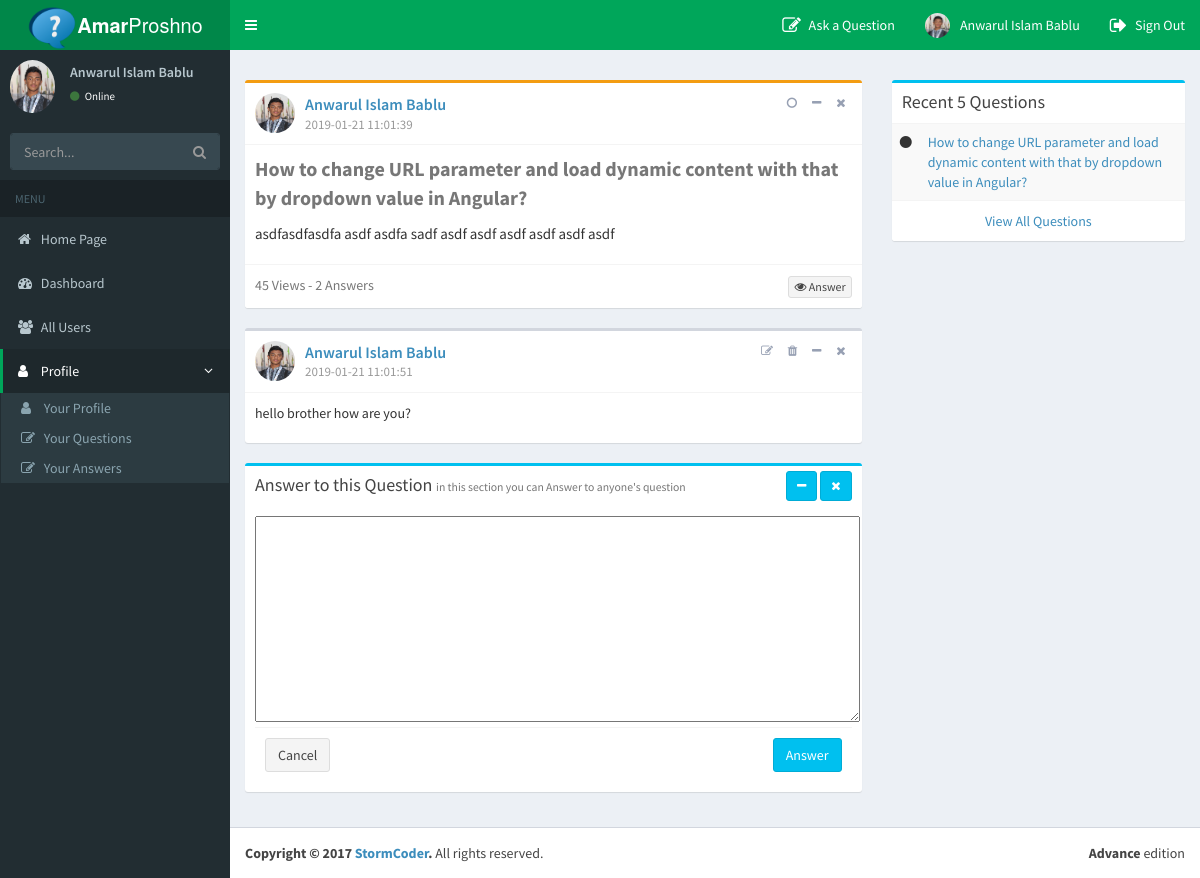
Page /show.php?id=1 (signed in) on the committed database.
### tables this page shows
CREATE TABLE `questions` (
  `id` int(11) NOT NULL,
  `user_id` int(11) NOT NULL,
  `title` varchar(200) NOT NULL,
  `description` mediumtext NOT NULL,
  `created_at` datetime NOT NULL
);

CREATE TABLE `users` (
  `id` int(11) NOT NULL,
  `first_name` text NOT NULL,
  `middle_name` text NOT NULL,
  `last_name` text NOT NULL,
  `email` varchar(50) NOT NULL,
  `password` varchar(20) NOT NULL,
  `created_at` datetime NOT NULL,
  `hobby` varchar(50) NOT NULL,
  `photo` varchar(50) NOT NULL,
  `is_admin` int(11) NOT NULL,
  `gender` text NOT NULL,
  `interest` text NOT NULL,
  `date_of_birth` date NOT NULL
);

CREATE TABLE `answers` (
  `id` int(11) NOT NULL,
  `user_id` int(11) NOT NULL,
  `title` varchar(200) NOT NULL,
  `description` mediumtext NOT NULL,
  `created_at` datetime NOT NULL,
  `question_id` int(11) NOT NULL
);

### src/answer/answer.php (called while the page is built, shortened)
<?php
class answer
{
    private $dbuser = 'root';
    private $dbname = 'mysql:host=localhost;dbname=amarproshno';
    private $dbpass = '';
    public function ShowAnswer($id = '')
    {
        $pdo = new PDO($this->dbname, $this->dbuser, $this->dbpass);
        $query = "SELECT users.photo, users.first_name, users.middle_name, users.last_name, answers.* FROM users LEFT JOIN answers ON users.id=answers.user_id WHERE question_id=$id";
        $stmt = $pdo->prepare($query);
        $stmt->execute();
        $data = $stmt->fetchAll();
        return $data;
    }
}

### src/question/question.php (called while the page is built, shortened)
<?php
class question
{
    private $dbuser = 'root';
    private $dbname = 'mysql:host=localhost;dbname=amarproshno';
    private $dbpass = '';
    public function getQuestionSidebar()
    {
        $pdo = new PDO($this->dbname, $this->dbuser, $this->dbpass);
        $query = "SELECT * FROM questions ORDER BY id DESC LIMIT 5";
        $stmt = $pdo->prepare($query);
        $stmt->execute();
        $data = $stmt->fetchAll();
        return $data;
    }
    public function show($id = '')
    {
        $pdo = new PDO($this->dbname, $this->dbuser, $this->dbpass);
        $query = "SELECT users.photo, users.first_name, users.middle_name, users.last_name, questions.* FROM users LEFT JOIN questions ON users.id=questions.user_id WHERE questions.id=$id";
        $stmt = $pdo->prepare($query);
        $stmt->execute();
        $data = $stmt->fetch();
        return $data;
    }
}

### show.php (the view, shortened to what this page needs)
<?php
$obj = new question();
$obj1 = new answer();
$data = $obj->show($_GET['id']);
$allAnswer = $obj1->ShowAnswer($_GET['id']);
?>
<!DOCTYPE html>
<html>
<head>
    <?php include("header.php") ?>
</head>
<body class="hold-transition skin-green sidebar-mini">
<div class="wrapper">
    <?php include("navbar.php") ?>
    <?php include("sidebar.php") ?>
    <div class="content-wrapper">
        <section class="content-header">
        </section>
        <section class="content">
            <div class="row">
                <div class="col-md-8">
                    <div class="box box-warning">
                        <div class="box-header with-border">
                            <div class="user-block">
                                <img class="img-circle" src="<?php echo $data['photo']; ?>" alt="User Image">
                                <span class="username">
                                        <a href="profile.php?uid=<?php echo $data['user_id']; ?>">
                                            <?php echo $data['first_name'] . " " . $data['middle_name'] . " " . $data['last_name']; ?>
                                        </a>
                                    </span>
                                <span class="description"><?php echo $data['created_at'] ?></span>
                            </div>
                            <div class="box-tools">
                                <button type="button" class="btn btn-box-tool" data-toggle="tooltip"
                                        title="Mark as read">
                                    <i class="fa fa-circle-o"></i></button>
                                <button type="button" class="btn btn-box-tool" data-widget="collapse"><i
                                            class="fa fa-minus"></i>
                                </button>
                                <button type="button" class="btn btn-box-tool" title="Remove"
                                        data-widget="remove">
                                    <i
                                            class="fa fa-times"></i></button>
                            </div>
                        </div>
                        <div class="box-body">
                            <b class="text-muted" style="font-size: 20px">
                                <p href="show.php?id=<?php echo $data['id'] ?>"><?php echo $data['title'] ?></p>
                            </b>
                            <div style="font-size: 15px">
                                <?php echo $data['description'] ?>
                            </div>
                        </div>
                        <div class="box-footer">
                            <span class="text-muted">45 Views - 2 Answers</span>
                            <div class="pull-right">
                                <?php if (!empty($_SESSION['user'])) { ?>
                                    <a href="#ans"
                                       class="btn btn-default btn-xs">
                                        <i class="fa fa-eye"></i> Answer
                                    </a>
                                <?php } ?>
                            </div>
                        </div>
                    </div>
                    <?php foreach ($allAnswer as $ans) { ?>
                        <div class="box">
                            <div class="box-header with-border">
                                <div class="user-block">
                                    <img class="img-circle" src="<?php echo $ans['photo']; ?>"
                                         alt="User Image">
                                    <span class="username">
<a href="profile.php?uid=<?php echo $ans['user_id']; ?>">
    <?php echo $ans['first_name'] . " " . $ans['middle_name'] . " " . $ans['last_name']; ?>
</a>
</span>
                                    <span class="description"><?php echo $ans['created_at'] ?></span>
                                </div>
                                <div class="box-tools">
                                    <?php if (isset($_SESSION['user']['id']) == $ans['user_id']) { ?>
                                        <a href="ansedit.php?ansid=<?php echo $ans['id']; ?>" type="button"
                                           class="btn btn-box-tool" title="Edit Your Answer">
                                            <i class="fa fa-edit"></i>
                                        </a>
                                        <a href="views/answer/delete.php?101010101010101010101010101010=<?php echo $ans['id']; ?>&10101010101010"
                                           type="button"
                                           class="btn btn-box-tool" title="Delete Your Answer">
                                            <i class="fa fa-trash"></i>
                                        </a>
                                    <?php } ?>
                                    <button type="button" class="btn btn-box-tool" data-widget="collapse"><i
                                                class="fa fa-minus"></i>
                                    </button>
                                    <button type="button" class="btn btn-box-tool" title="Remove"
                                            data-widget="remove">
                                        <i class="fa fa-times"></i></button>
                                </div>
                            </div>
                            <div class="box-body">
                                <div>
                                    <?php echo $ans['description'] ?>
                                </div>
                            </div>
                        </div>
                    <?php } ?>
                    <?php if (!empty($_SESSION['user'])) { ?>
                        <div id="ans" class="box box-info">
                            <div class="box-header">
                                <h3 class="box-title">Answer to this Question
                                    <small>in this section you can Answer to anyone's
                                        question
                                    </small>
                                </h3>
                                <div class="pull-right box-tools">
                                    <button type="button" class="btn btn-info btn-sm"
                                            data-widget="collapse"
                                            data-toggle="tooltip" title="Collapse">
                                        <i class="fa fa-minus"></i></button>
                                    <button type="button" class="btn btn-info btn-sm"
                                            data-widget="remove" title="Remove">
                                        <i class="fa fa-times"></i></button>
                                </div>
                            </div>
                            <div class="box-body pad">
                                <form action="views/answer/answer.php" method="post">
                                    <textarea id="editor2" name="description" rows="10"
                                              cols="80"></textarea>
                                    <div class="box-footer">
                                        <button type="button" class="btn btn-default"
                                                data-dismiss="modal"
                                                data-toggle="tooltip">Cancel
                                        </button>
                                        <button type="submit" name="submit"
                                                class="btn btn-info pull-right">
                                            Answer
                                        </button>
                                    </div>
                                </form>
                            </div>
                        </div>
                    <?php } ?>
                </div>
                <div class="col-md-4">
                    <?php include("rightbar.php") ?>
                </div>
            </div>
        </section>
    </div>
    <?php include("footer.php") ?>
</div>
</body>
</html>

### rightbar.php (shortened to what this page needs)
<?php
$obj = new question();
$sidequ = $obj->getQuestionSidebar();
?>
<div class="box box-info">
    <div class="box-header">
        <h3 class="box-title">Recent 5 Questions</h3>
    </div>
    <div class="box-body no-padding">
        <table class="table table-striped">
            <tbody>
            <?php foreach ($sidequ as $side) { ?>
                <tr>
                    <td><i class="fa fa-circle"></i></td>
                    <td><a href="show.php?id=<?php echo $side['id']; ?>"><?php echo $side['title']; ?></a></td>
                </tr>
            <?php } ?>
            </tbody>
        </table>
        <div class="box-footer text-center">
            <a href="allQuestions.php" class="uppercase">View All Questions</a>
        </div>
    </div>
</div>

### rows in the picture
questions: user.photo (placeholder picture), user.first_name "Anwarul", user.middle_name "Islam", user.last_name "Bablu", created_at "2019-01-21 11:01:39", title "How to change URL parameter and load dynamic content with that by dropdown value in Angular?", description "asdfasdfasdfa asdf asdfa sadf asdf asdf asdf asdf asdf asdf"
answers: user.photo (placeholder picture), user.first_name "Anwarul", user.middle_name "Islam", user.last_name "Bablu", created_at "2019-01-21 11:01:51", description "hello brother how are you?"

### other values in the picture
$_SESSION['user']['first_name'] "Anwarul"
$_SESSION['user']['middle_name'] "Islam"
$_SESSION['user']['last_name'] "Bablu"
